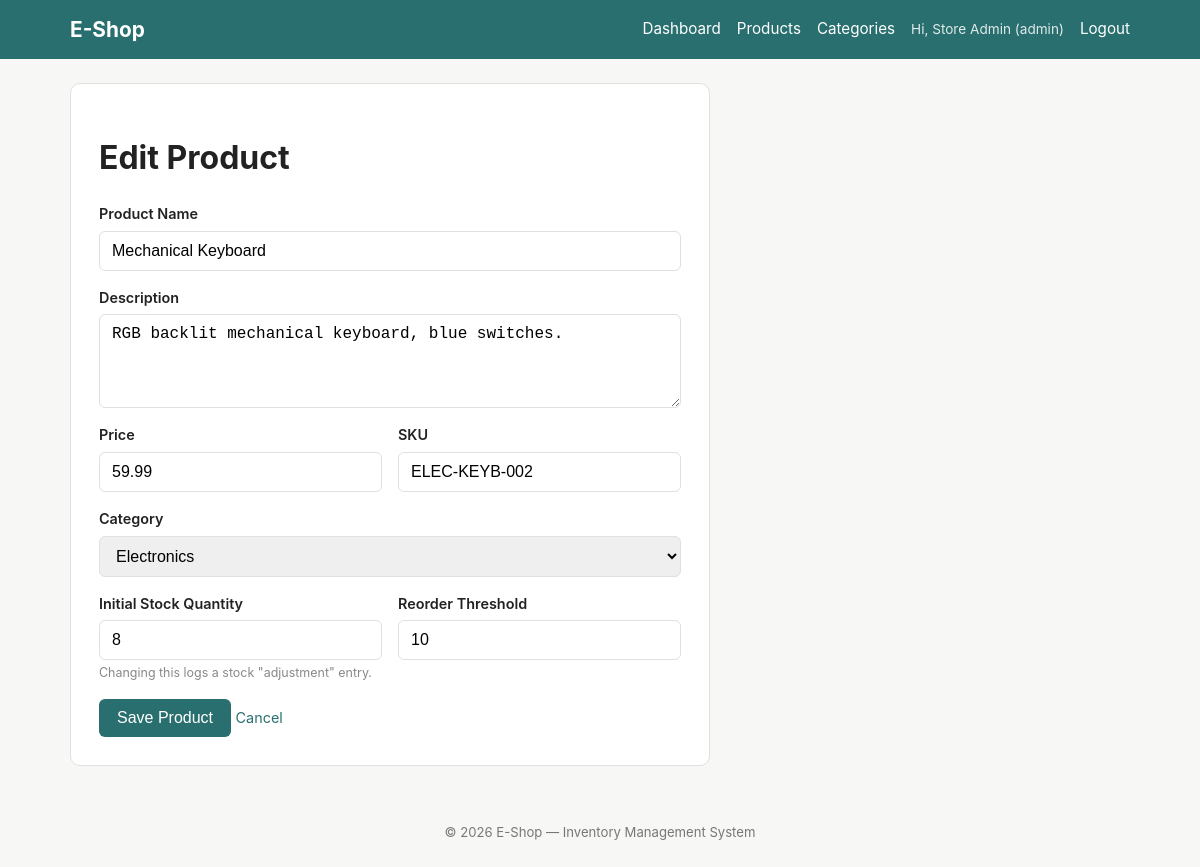
The page /admin/products/2/edit (signed in) on the database its author committed.
### app/models.py (models this page shows, shortened)
class User(UserMixin, db.Model):
    __tablename__ = "users"
    id = db.Column(db.Integer, primary_key=True)
    name = db.Column(db.String(120), nullable=False)
    email = db.Column(db.String(255), nullable=False, unique=True, index=True)
    password_hash = db.Column(db.String(255), nullable=False)
    role = db.Column(
        db.Enum(UserRole, values_callable=lambda e: [m.value for m in e]),
        nullable=False,
        default=UserRole.CUSTOMER,
        server_default=UserRole.CUSTOMER.value,
    )
    created_at = db.Column(db.DateTime, nullable=False, default=datetime.utcnow)
    orders = db.relationship(
        "Order", backref="user", lazy=True, cascade="all, delete-orphan"
    )
    @property
    def is_admin(self):
        return self.role == UserRole.ADMIN

class Product(db.Model):
    __tablename__ = "products"
    id = db.Column(db.Integer, primary_key=True)
    name = db.Column(db.String(200), nullable=False, index=True)
    description = db.Column(db.Text, nullable=True)
    price = db.Column(db.Numeric(10, 2), nullable=False)
    sku = db.Column(db.String(64), nullable=False, unique=True, index=True)
    category_id = db.Column(
        db.Integer, db.ForeignKey("categories.id"), nullable=True, index=True
    )
    created_at = db.Column(db.DateTime, nullable=False, default=datetime.utcnow)
    inventory = db.relationship(
        "Inventory",
        backref="product",
        uselist=False,
        lazy=True,
        cascade="all, delete-orphan",
    )
    order_items = db.relationship("OrderItem", backref="product", lazy=True)
    stock_movements = db.relationship(
        "StockMovement", backref="product", lazy=True, cascade="all, delete-orphan"
    )

### app/blueprints/admin.py (the view, shortened to what this page needs)
@admin_bp.route("/products/<int:product_id>/edit", methods=["GET", "POST"])
@admin_required
def edit_product(product_id):
    product = Product.query.get_or_404(product_id)
    form = ProductForm(obj=product)
    _populate_category_choices(form)
    if request.method == "GET":
        form.category_id.data = product.category_id or 0
        if product.inventory:
            form.stock_qty.data = product.inventory.stock_qty
            form.reorder_threshold.data = product.inventory.reorder_threshold
    return render_template("admin/product_form.html", form=form, mode="edit", product=product)

### app/forms.py
class ProductForm(FlaskForm):
    name = StringField("Product Name", validators=[DataRequired(), Length(min=2, max=200)])
    description = TextAreaField("Description", validators=[Optional(), Length(max=4000)])
    price = DecimalField(
        "Price", places=2, validators=[DataRequired(), NumberRange(min=0.01, message="Price must be greater than 0.")]
    )
    sku = StringField("SKU", validators=[DataRequired(), Length(min=2, max=64)])
    category_id = SelectField("Category", coerce=int, validators=[Optional()])
    stock_qty = IntegerField(
        "Initial Stock Quantity",
        validators=[DataRequired(), NumberRange(min=0, message="Stock cannot be negative.")],
    )
    reorder_threshold = IntegerField(
        "Reorder Threshold",
        validators=[DataRequired(), NumberRange(min=0, message="Threshold cannot be negative.")],
    )
    submit = SubmitField("Save Product")

### app/blueprints/admin.py (called while the page is built)
def _populate_category_choices(form):
    categories = Category.query.order_by(Category.name.asc()).all()
    form.category_id.choices = [(0, "-- No Category --")] + [(c.id, c.name) for c in categories]

### app/cart.py (called while the page is built)
def _get_raw_cart():
    return session.setdefault(CART_SESSION_KEY, {})

def get_cart_count():
    return sum(_get_raw_cart().values())

### app/templates/admin/product_form.html (shortened to what this page needs)
{% extends "base.html" %}
{% block content %}
<div class="form-card">
    <h1>{{ "Edit Product" if mode == "edit" else "Add Product" }}</h1>
    <form method="POST" novalidate>
        <div class="form-group">
            {{ form.name.label }}
            {{ form.name(class_="form-control") }}
        </div>
        <div class="form-group">
            {{ form.description.label }}
            {{ form.description(class_="form-control", rows=4) }}
        </div>
        <div class="form-row">
            <div class="form-group">
                {{ form.price.label }}
                {{ form.price(class_="form-control") }}
            </div>
            <div class="form-group">
                {{ form.sku.label }}
                {{ form.sku(class_="form-control") }}
            </div>
        </div>
        <div class="form-group">
            {{ form.category_id.label }}
            {{ form.category_id(class_="form-control") }}
        </div>
        <div class="form-row">
            <div class="form-group">
                {{ form.stock_qty.label }}
                {{ form.stock_qty(class_="form-control") }}
                {% if mode == "edit" %}
                    <small class="field-hint">Changing this logs a stock "adjustment" entry.</small>
                {% endif %}
            </div>
            <div class="form-group">
                {{ form.reorder_threshold.label }}
                {{ form.reorder_threshold(class_="form-control") }}
            </div>
        </div>
        {{ form.submit(class_="btn btn-primary") }}
        <a href="{{ url_for('admin.list_products') }}" class="btn-clear">Cancel</a>
    </form>
</div>
{% endblock %}

### app/templates/base.html (shortened to what this page needs)
<!DOCTYPE html>
<html lang="en">
<head>
    <link rel="stylesheet" href="{{ url_for('static', filename='css/style.css') }}">
</head>
<body>
    <header class="navbar">
        <div class="navbar-inner">
            <a class="brand" href="{{ url_for('auth.index_redirect') }}">E-Shop</a>
            <nav class="nav-links">
                {% if current_user.is_authenticated and current_user.is_admin %}
                    <a href="#">Dashboard</a>
                    <a href="{{ url_for('admin.list_products') }}">Products</a>
                    <a href="#">Categories</a>
                    <span class="nav-user">Hi, {{ current_user.name }} ({{ current_user.role.value }})</span>
                    <a href="{{ url_for('auth.logout') }}">Logout</a>
                {% endif %}
            </nav>
        </div>
    </header>
    <main class="container">
        {% block content %}{% endblock %}
    </main>
    <footer class="site-footer">
        <p>&copy; {{ current_year }} E-Shop &mdash; Inventory Management System</p>
    </footer>
</body>
</html>

### app/static/css/style.css (style rules this page uses)
:root { --color-primary: #2a6f6f; --color-primary-dark: #1f5454; --color-bg: #f7f7f5; --color-card: #ffffff; --color-text: #222222; --color-border: #e0e0de; --color-danger: #b23b3b; --color-success: #2f7d4f; --color-warning: #9a7b1d; --color-info: #2a5d8f; }
* { box-sizing: border-box; }
body { margin: 0; font-family: -apple-system, BlinkMacSystemFont, "Segoe UI", Roboto, Helvetica, Arial, sans-serif; background: var(--color-bg); color: var(--color-text); line-height: 1.5; }
.navbar { background: var(--color-primary); color: white; }
.navbar-inner { max-width: 1100px; margin: 0 auto; display: flex; align-items: center; justify-content: space-between; padding: 14px 20px; flex-wrap: wrap; }
.brand { font-weight: 700; font-size: 1.3rem; color: white; text-decoration: none; }
.nav-links { display: flex; align-items: center; gap: 16px; flex-wrap: wrap; }
.nav-links a { color: white; text-decoration: none; font-size: 0.95rem; }
.nav-user { font-size: 0.85rem; opacity: 0.85; }
.container { max-width: 1100px; margin: 0 auto; padding: 24px 20px; min-height: 60vh; }
.form-group { margin-bottom: 16px; display: flex; flex-direction: column; }
.form-group label { font-weight: 600; margin-bottom: 6px; font-size: 0.9rem; }
.form-control { padding: 10px 12px; border: 1px solid var(--color-border); border-radius: 6px; font-size: 1rem; }
.btn { display: inline-block; padding: 10px 18px; border-radius: 6px; border: none; font-size: 1rem; cursor: pointer; text-decoration: none; }
.btn-primary { background: var(--color-primary); color: white; }
.site-footer { text-align: center; font-size: 0.82rem; color: #777; padding: 20px; }
.btn-clear { align-self: center; font-size: 0.9rem; color: var(--color-primary); text-decoration: none; }
.form-card { background: var(--color-card); border: 1px solid var(--color-border); border-radius: 10px; padding: 28px; max-width: 640px; }
.form-row { display: flex; gap: 16px; }
.form-row .form-group { flex: 1; }
.field-hint { color: #888; font-size: 0.78rem; margin-top: 4px; }

### rows shown on the page
User: name "Store Admin", role.value "admin"
Product: name "Mechanical Keyboard", description "RGB backlit mechanical keyboard, blue switches.", price "59.99", sku "ELEC-KEYB-002", category_id "Electronics"

### other values the page prints
{{ "Edit Product" if mode == "edit" else "Add Product" }} "Edit Product"
